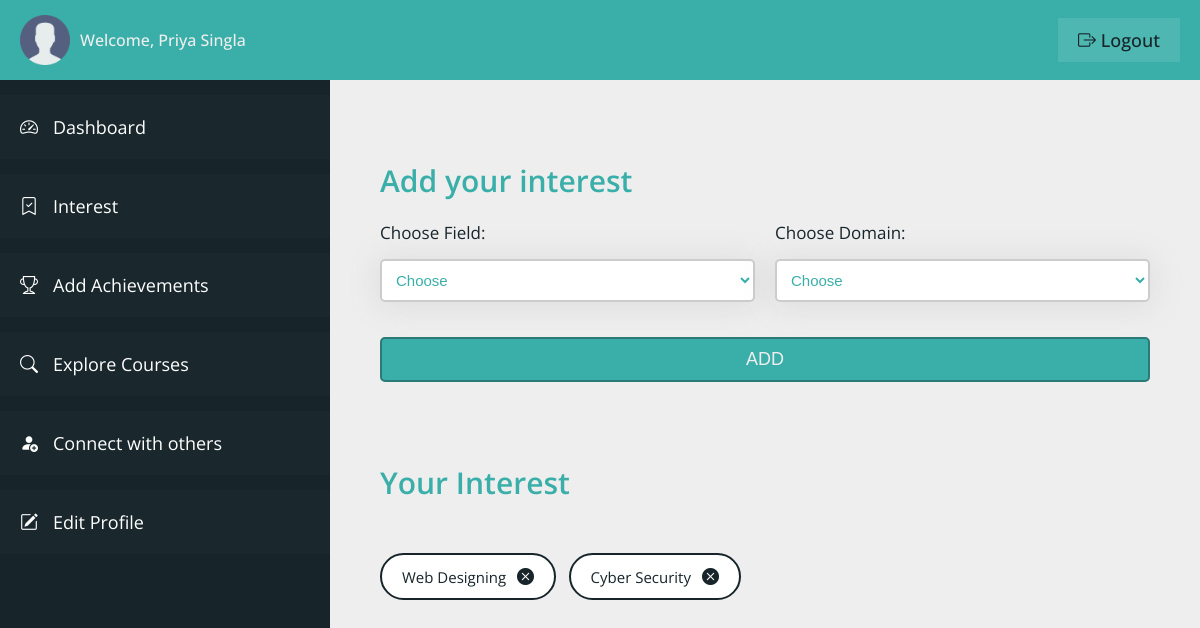
/student/user-interest.php (signed in), run on the app's committed database.
### tables this page shows
CREATE TABLE `user_table` (
  `user_id` int(11) NOT NULL,
  `user_firstname` varchar(100) NOT NULL,
  `user_lastname` varchar(100) NOT NULL,
  `user_type` varchar(20) NOT NULL,
  `user_email` varchar(100) NOT NULL,
  `user_phone` varchar(10) NOT NULL,
  `user_password` varchar(100) NOT NULL,
  `user_createdon` datetime NOT NULL DEFAULT current_timestamp()
);

CREATE TABLE `user_interest` (
  `interest_id` int(11) NOT NULL,
  `user_id` varchar(11) NOT NULL,
  `field_name` varchar(100) NOT NULL,
  `domain_name` varchar(100) NOT NULL,
  `added_on` datetime NOT NULL DEFAULT current_timestamp()
);

### student/user-interest.php (the view, shortened to what this page needs)
<?php
include "connection.php";
?>
<!DOCTYPE html>
<html lang="en">
<head>
    <link rel="stylesheet" href="css/style-dashboard.css">
    <link rel="stylesheet" href="https://cdn.jsdelivr.net/npm/bootstrap-icons@1.11.0/font/bootstrap-icons.css">
</head>
<body>
    <div class="container">
        <header class="header">
            <div class="header__left">
                <img src="img/user.png" class="user__header-user" alt="user">
                <span class="header__user-name">Welcome,
                    <?php
                    $q = "SELECT * FROM user_table WHERE user_id = '" . $_SESSION['userIdVce'] . "'";
                    $r = mysqli_query($con, $q);
                    if (mysqli_num_rows($r) > 0) {
                        $row = mysqli_fetch_array($r);
                        echo $row['user_firstname'] . ' ' . $row['user_lastname'];
                    }
                    ?>
                </span>
            </div>
            <div class="header__right">
                <a href="logout.php" class="header__user-logout"><i class="bi bi-box-arrow-right"></i> logout</a>
            </div>
        </header>
        <section class="sidebar">
            <ul class="sidebar__items">
                <a href="dashboard.php" class="sidebar__item-link">
                    <li class="sidebar__item">
                        <i class="bi bi-speedometer2"></i>
                        <span>Dashboard</span>
                    </li>
                </a>
                <a href="user-interest.php" class="sidebar__item-link">
                    <li class="sidebar__item">
                        <i class="bi bi-bookmark-check"></i>
                        <span>Interest</span>
                    </li>
                </a>
                <a href="user-achievements.php" class="sidebar__item-link">
                    <li class="sidebar__item">
                        <i class="bi bi-trophy"></i>
                        <span>Add Achievements</span>
                    </li>
                </a>
                <a href="explore-courses.php" class="sidebar__item-link">
                    <li class="sidebar__item">
                        <i class="bi bi-search"></i>
                        <span>Explore Courses</span>
                    </li>
                </a>
                <a href="connect.php" class="sidebar__item-link">
                    <li class="sidebar__item">
                        <i class="bi bi-person-fill-add"></i>
                        <span>Connect with others</span>
                    </li>
                </a>
                <a href="profile.php" class="sidebar__item-link">
                    <li class="sidebar__item">
                        <i class="bi bi-pencil-square"></i>
                        <span>Edit Profile</span>
                    </li>
                </a>
            </ul>
        </section>
        <main class="main__content">
            <div class="login-container-2">
                <?php
                $q1 = "SELECT * FROM user_table WHERE user_id = '" . $_SESSION['userIdVce'] . "'";
                $r1 = mysqli_query($con, $q1);
                if (mysqli_num_rows($r1) > 0) {
                    $row1 = mysqli_fetch_array($r1); ?>
                    <form action="<?php echo htmlspecialchars($_SERVER['PHP_SELF']) ?>" method="post" class="login__form">
                        <h3 class="heading-3">Add your interest</h3>
                        <div class="input">
                            <label class="label__text">Choose Field:</label>
                            <select name="f_name" class="input__box" required>
                                <option selected disabled hidden>Choose</option>
                            </select>
                        </div>
                        <div class="input">
                            <label class="label__text">Choose Domain:</label>
                            <select name="d_name" class="input__box" required>
                                <option selected disabled hidden>Choose</option>
                            </select>
                        </div>
                        <div class="input input__btn">
                            <input type="submit" value="Add" class="btn" name="choose_interest">
                        </div>
                    </form>
                <?php
                }
                ?>
            </div>
            <div class="view__container interest__container">
                <h3 class="heading-3 interest__heading">Your Interest</h3>
                <?php
                $q2 = "SELECT * FROM user_interest WHERE user_id = '" . $_SESSION['userIdVce'] . "'";
                $r2 = mysqli_query($con, $q2);
                if (mysqli_num_rows($r2) > 0) {
                    while ($row2 = mysqli_fetch_array($r2)) { ?>
                        <div class="interest__btn">
                            <span class="interest__name">
                                <?php echo $row2['domain_name']; ?>
                            </span>
                            <a onclick="return confirm('Are you sure you want to delete this item?');" href="user-interest-delete.php?int_id=<?php echo $row2['interest_id']; ?>" class="interest__remove">
                                <i class="bi bi-x-circle-fill"></i>
                            </a>
                        </div>
                <?php
                    }
                } ?>
            </div>
        </main>
    </div>
</body>
</html>

### student/css/style-dashboard.css (style rules this page uses)
:root { --color-primary: #3aafa9; --color-primary-dark: #2b7a78; --color-primary-light: #def2f1; --color-secondary: #17252a; --color-secondary-dark: #101a1d; --color-secondary-light: #377084; --color-grey-light-1: #999; --color-grey-light-2: #ccc; --color-grey-light-3: #eee; --color-grey-dark-1: #242424; --color-grey-dark-2: #333; --color-grey-dark-3: #474747; --color-white: #fff; --font-default: "Open Sans", sans-serif; }
*, *::before, *::after { margin: 0; padding: 0; box-sizing: inherit; }
html { font-size: 62.5%; box-sizing: border-box; }
body { color: var(--color-grey-dark-2); font-family: var(--font-default); }
.container { height: 100vh; display: grid; grid-template-columns: 33rem 1fr; grid-template-rows: 8rem calc(100vh - 8rem); }
.header { grid-column: 1 / -1; background-color: var(--color-primary); display: flex; align-items: center; justify-content: space-between; padding: 0 2rem; }
.header__left { display: flex; align-items: center; gap: 1rem; }
.user__header-user { width: 5rem; }
.header__user-name { font-size: 1.6rem; color: var(--color-grey-light-3); font-weight: 500; }
.header__user-logout:link, .header__user-logout:visited { font-size: 1.8rem; color: var(--color-secondary); background-color: rgba(255, 255, 255, 0.1); text-decoration: none; text-transform: capitalize; font-weight: 500; padding: 1rem 2rem; transition: all 0.2s; }
.sidebar { background-color: var(--color-secondary); overflow-y: scroll; padding-top: 1.5rem; scroll-behavior: smooth; }
.sidebar__item { padding: 2rem; background-color: rgba(255, 255, 255, 0.01); margin-bottom: 1.5rem; display: flex; gap: 1.5rem; transition: all 0.2s; }
.sidebar__item-link:link, .sidebar__item-link:visited { color: var(--color-white); text-decoration: none; font-size: 1.8rem; }
.main__content { background-color: var(--color-grey-light-3); padding: 8rem 5rem; overflow-y: scroll; scroll-behavior: smooth; }
.login__form { display: grid; grid-template-columns: repeat(2, 1fr); grid-column-gap: 2rem; }
.heading-3 { font-size: 3rem; font-weight: 600; color: var(--color-primary); margin-bottom: 2rem; grid-column: 1 / -1; }
.input__btn { grid-column: 1 / -1; }
.input { display: flex; flex-direction: column; gap: 1.5rem; }
.label__text { font-size: 1.7rem; font-weight: 400; color: var(--color-secondary); }
.input__box { padding: 1rem; border: 2px solid var(--color-grey-light-2); border-radius: 5px; background-color: var(--color-white); color: var(--color-primary); box-shadow: 0px 0.2rem 3rem 0.2rem rgba(156, 156, 156, 0.2); font-size: 1.5rem; margin-bottom: 2rem; }
.btn { padding: 1rem; font-size: 1.8rem; text-transform: uppercase; font-weight: 500; margin-top: 1.5rem; background-color: var(--color-primary); border: 2px solid var(--color-primary-dark); color: var(--color-grey-light-3); border-radius: 5px; cursor: pointer; }
.view__container { margin-top: 8rem; }
.interest__heading { margin-bottom: 5rem; }
.interest__btn { font-size: 1.5rem; background-color: var(--color-white); color: var(--color-secondary); border: 2px solid var(--color-secondary); padding: 1rem 2rem; border-radius: 100px; text-decoration: none; transition: all 0.2s; display: inline-block; cursor: default; }
.interest__btn:not(:last-child) { margin-right: 1rem; }
.interest__name { margin-right: 0.7rem; }
.interest__remove { color: var(--color-secondary); font-size: 1.7rem; cursor: pointer; }

### data on the page
user_table: user_firstname "Priya", user_lastname "Singla"
user_interest: domain_name "Web Designing"
user_interest: domain_name "Cyber Security"
